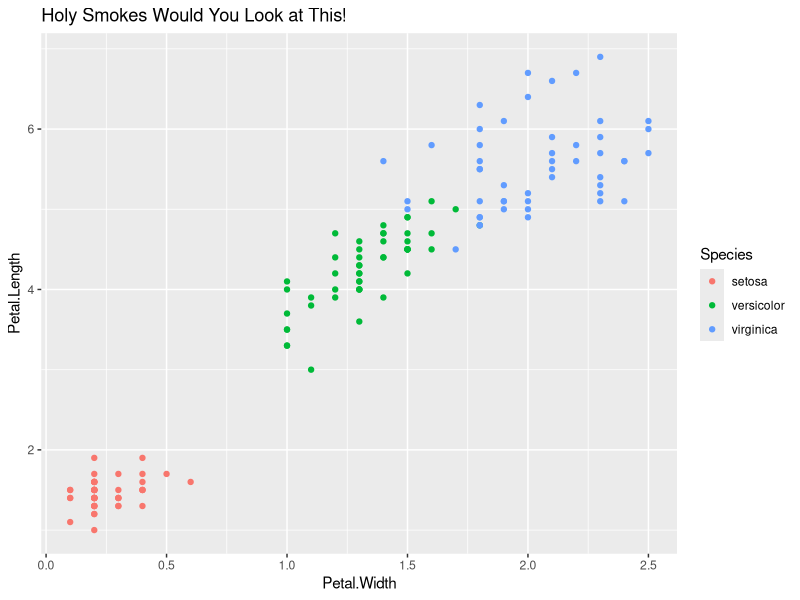

Here is the R script that generated this plot: (Note: this script raises an error after producing the figure.)
## ---- chunk 1
knitr::opts_chunk$set(echo = TRUE)
## ---- chunk 2
print(here::here())
print(iris)
## ---- chunk 3
df_iris <- dplyr::group_by(iris, Species)
df_iris_summary <- dplyr::summarise_all(df_iris, mean)

# Display table nicely
knitr::kable(df_iris_summary)
## ---- chunk 4
ggplot2::ggplot(iris) +
    ggplot2::geom_point(ggplot2::aes(Petal.Width, Petal.Length, color=Species)) +
    ggplot2::ggtitle("Holy Smokes Would You Look at This!")
## ---- chunk 5
knitr::include_graphics("images/setosa.jpg")
## ---- chunk 6
knitr::include_graphics("images/versicolor.jpg")
## ---- chunk 7
knitr::include_graphics("images/virginica.jpg")
